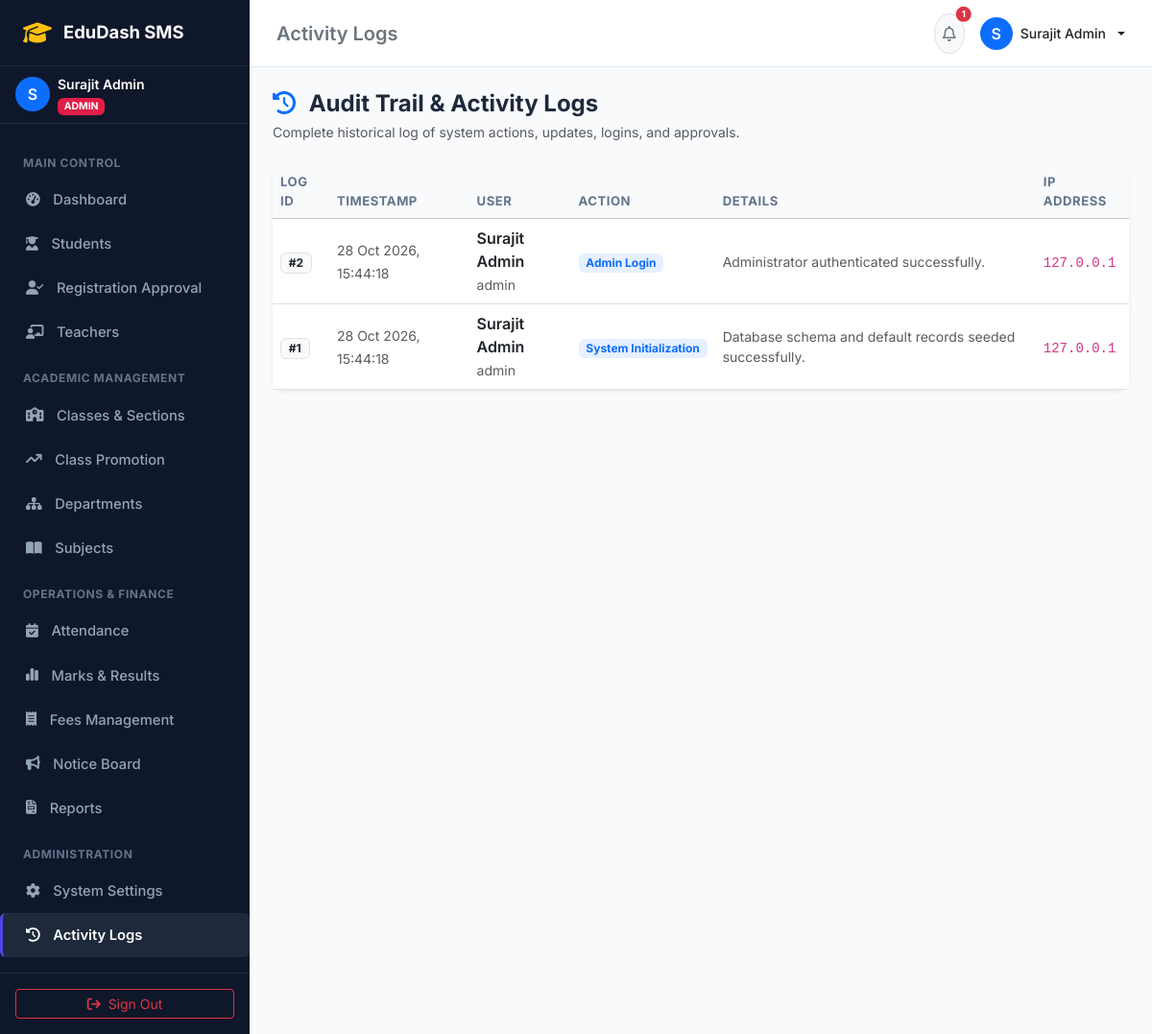
Page /logs.php (signed in) on the committed database.
### tables this page shows
CREATE TABLE `activity_logs` (
  `id` INT AUTO_INCREMENT PRIMARY KEY,
  `user_id` INT NULL,
  `action` VARCHAR(100) NOT NULL,
  `details` TEXT NULL,
  `ip_address` VARCHAR(45) NULL,
  `created_at` TIMESTAMP DEFAULT CURRENT_TIMESTAMP,
  FOREIGN KEY (`user_id`) REFERENCES `users`(`id`) ON DELETE SET NULL
);

CREATE TABLE `users` (
  `id` INT AUTO_INCREMENT PRIMARY KEY,
  `username` VARCHAR(50) UNIQUE NOT NULL,
  `password` VARCHAR(255) NOT NULL,
  `role` ENUM('admin', 'teacher', 'student') NOT NULL,
  `email` VARCHAR(100) UNIQUE NOT NULL,
  `full_name` VARCHAR(100) NOT NULL,
  `phone` VARCHAR(20) NULL,
  `avatar` VARCHAR(255) DEFAULT 'default_avatar.png',
  `status` ENUM('active', 'inactive', 'pending') DEFAULT 'active',
  `created_at` TIMESTAMP DEFAULT CURRENT_TIMESTAMP
);

### logs.php (the view, shortened to what this page needs)
<?php
require_once __DIR__ . '/../includes/header.php';
require_once __DIR__ . '/../includes/sidebar.php';
$logs = $pdo->query("SELECT l.*, u.username, u.full_name, u.role
                     FROM activity_logs l
                     LEFT JOIN users u ON l.user_id = u.id
                     ORDER BY l.id DESC LIMIT 100")->fetchAll();
?>
<div class="main-wrapper">
    <?php require_once __DIR__ . '/../includes/navbar.php'; ?>
    <main class="p-4">
        <div class="d-flex justify-content-between align-items-center mb-4">
            <div>
                <h4 class="fw-bold mb-1"><i class="fa-solid fa-clock-rotate-left text-primary me-2"></i> Audit Trail & Activity Logs</h4>
                <p class="text-muted small mb-0">Complete historical log of system actions, updates, logins, and approvals.</p>
            </div>
        </div>
        <div class="card border-0 shadow-sm">
            <div class="table-responsive">
                <table class="table table-hover align-middle mb-0">
                    <thead class="table-light">
                        <tr>
                            <th>Log ID</th>
                            <th>Timestamp</th>
                            <th>User</th>
                            <th>Action</th>
                            <th>Details</th>
                            <th>IP Address</th>
                        </tr>
                    </thead>
                    <tbody>
                        <?php foreach ($logs as $l): ?>
                            <tr>
                                <td><span class="badge bg-light text-dark border">#<?php echo $l['id']; ?></span></td>
                                <td><small class="text-muted"><?php echo date('d M Y, H:i:s', strtotime($l['created_at'])); ?></small></td>
                                <td>
                                    <div class="fw-semibold text-dark"><?php echo htmlspecialchars($l['full_name'] ?? 'System Action'); ?></div>
                                    <small class="text-muted"><?php echo htmlspecialchars($l['role'] ?? ''); ?></small>
                                </td>
                                <td><span class="badge bg-primary bg-opacity-10 text-primary"><?php echo htmlspecialchars($l['action']); ?></span></td>
                                <td class="small text-muted"><?php echo htmlspecialchars($l['details']); ?></td>
                                <td><code class="small"><?php echo htmlspecialchars($l['ip_address']); ?></code></td>
                            </tr>
                        <?php endforeach; ?>
                    </tbody>
                </table>
            </div>
        </div>
    </main>
<?php require_once __DIR__ . '/../includes/footer.php'; ?>

### style.css (style rules this page uses)
:root { --primary: #4f46e5; --primary-hover: #4338ca; --sidebar-bg: #0f172a; --sidebar-text: #94a3b8; --sidebar-hover-bg: #1e293b; --sidebar-active-text: #ffffff; --body-bg: #f8fafc; --card-border: #e2e8f0; }
body { font-family: 'Inter', -apple-system, BlinkMacSystemFont, 'Segoe UI', Roboto, sans-serif; background-color: var(--body-bg); color: #1e293b; min-height: 100vh; }
.main-wrapper { flex: 1; display: flex; flex-direction: column; min-width: 0; }
.card { border: 1px solid var(--card-border); border-radius: 0.85rem; box-shadow: 0 1px 3px rgba(0, 0, 0, 0.04); }
.table th { font-size: 0.82rem; text-transform: uppercase; letter-spacing: 0.04em; color: #64748b; background-color: #f8fafc; border-top: none; }

### rows in the picture
activity_logs: id "2", created_at "28 Oct 2026, 15:44:18", user.full_name "Surajit Admin", user.role "admin", action "Admin Login", details "Administrator authenticated successfully.", ip_address "127.0.0.1"
activity_logs: id "1", created_at "28 Oct 2026, 15:44:18", user.full_name "Surajit Admin", user.role "admin", action "System Initialization", details "Database schema and default records seeded successfully.", ip_address "127.0.0.1"

### other values in the picture
substr($_SESSION['user_name'] ?? 'U', 0, 1) "S"
$_SESSION['user_name'] "Surajit Admin"
$role "ADMIN"
$page_title "Activity Logs"
$unread_notices_count "1"
